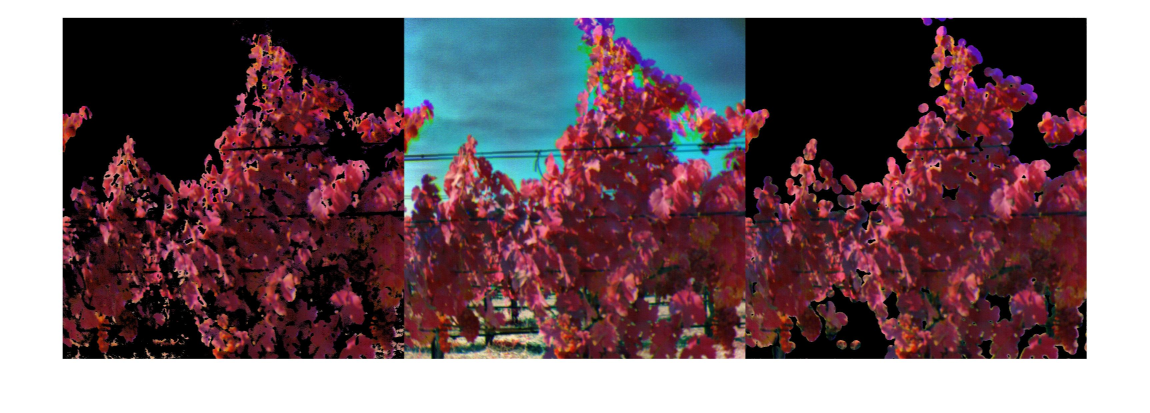
%> input picture tripodAnalysis/Segmentation Test/compare2.jpg, 3450 x 1238 px (shown at 1/3 size)
$ octave --eval "result = segmentImage(imread('../Segmentation Test/compare2.jpg'));"   (GNU Octave 9; MATLAB toolbox functions it lacks are replaced by stand-ins)
%> lines starting %> are read from the running program, lines starting %| are printed output that depends on the picture; in (x1, y1, x2, y2) boxes, pixels count from 0 and x2, y2 are one past the last pixel; in counts of white or black regions, pixels touching at a corner belong together; the program's own positions count from 1
function [BW,maskedImage] = segmentImage(RGB)
%segmentImage Segment image using auto-generated code from imageSegmenter app
%  [BW,MASKEDIMAGE] = segmentImage(RGB) segments image RGB using
%  auto-generated code from the imageSegmenter app. The final segmentation
%  is returned in BW, and a masked image is returned in MASKEDIMAGE.

% Auto-generated by imageSegmenter app on 17-Jul-2021
%----------------------------------------------------


% Convert RGB image into L*a*b* color space.
X = rgb2lab(RGB);
%> X: size 1238x3450x3 double; mean of channels 1, 2, 3 42.8, 11.3, 2.4

% Auto clustering
s = rng;
rng('default');
L = imsegkmeans(single(X),2,'NumAttempts',2);
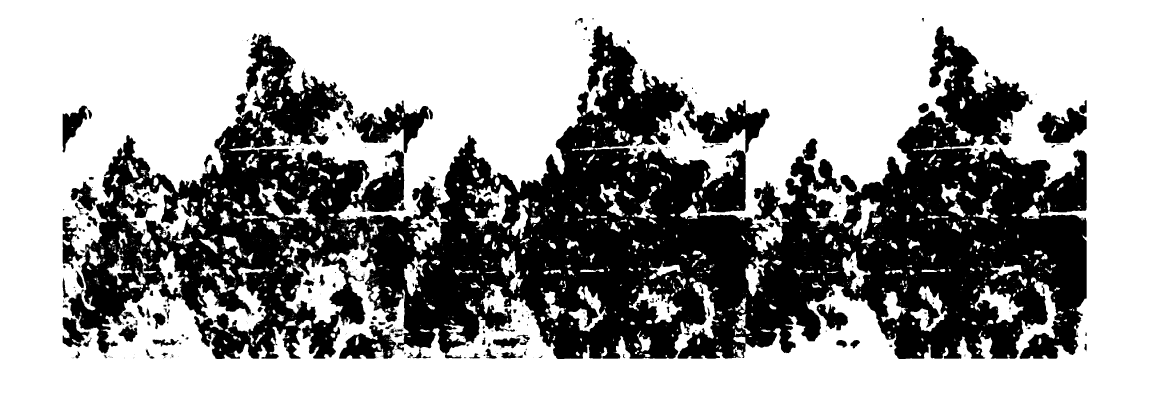
%> L: size 1238x3450 uint8 (shown at 1/3 size); values 1 (black) and 2 (white), 63.6% white; 619 black regions (458 under 20 px), largest, box (x1, y1, x2, y2) and area: (188, 77, 3260, 1077) 1476322, (2049, 299, 2309, 461) 17558, (3112, 323, 3260, 431) 9950
rng(s);
BW = L == 2;

% Close mask with disk
radius = 12;
decomposition = 0;
se = strel('disk', radius, decomposition);
BW = imclose(BW, se);
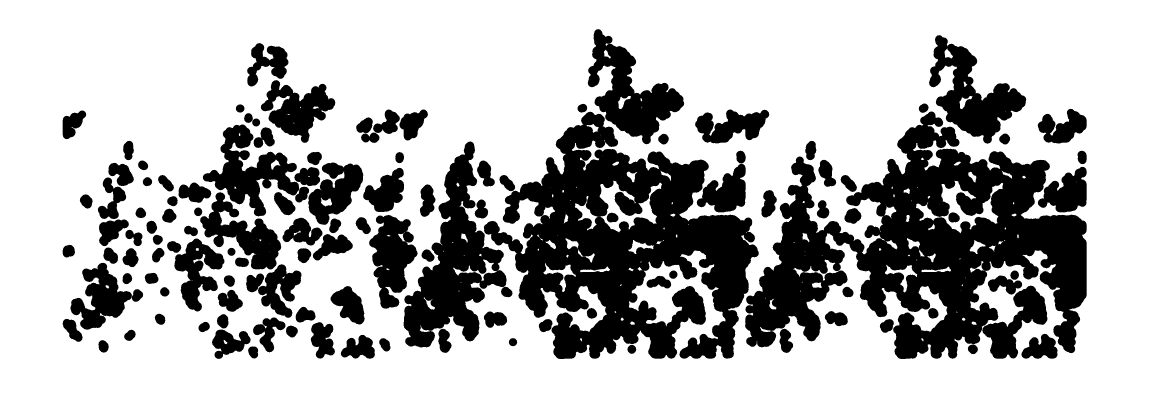
%> BW: size 1238x3450 logical (shown at 1/3 size); 71.1% white; 119 black regions, largest, box (x1, y1, x2, y2) and area: (2235, 334, 3260, 1077) 345142, (1451, 335, 2277, 1077) 302687, (1211, 424, 1520, 1043) 78950

% convert condition
target = [800 200];
%> (the run ends here)

$ run again, on tripodAnalysis/Segmentation Test/compare4.jpg
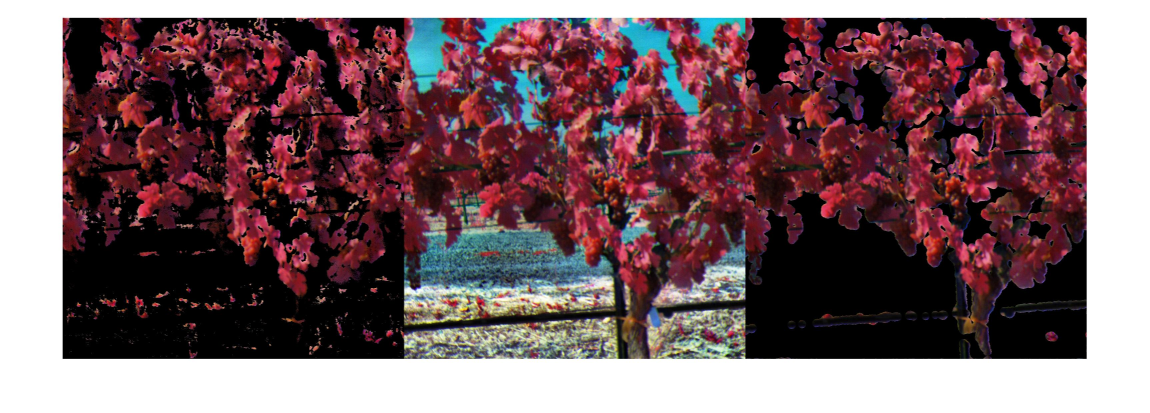
%> input picture tripodAnalysis/Segmentation Test/compare4.jpg, 3450 x 1238 px (shown at 1/3 size)
%> X: size 1238x3450x3 double; mean of channels 1, 2, 3 42.4, 11.4, 3.3
%> in segmentImage, `L = imsegkmeans(single(X),2,'NumAttempts',2);`:
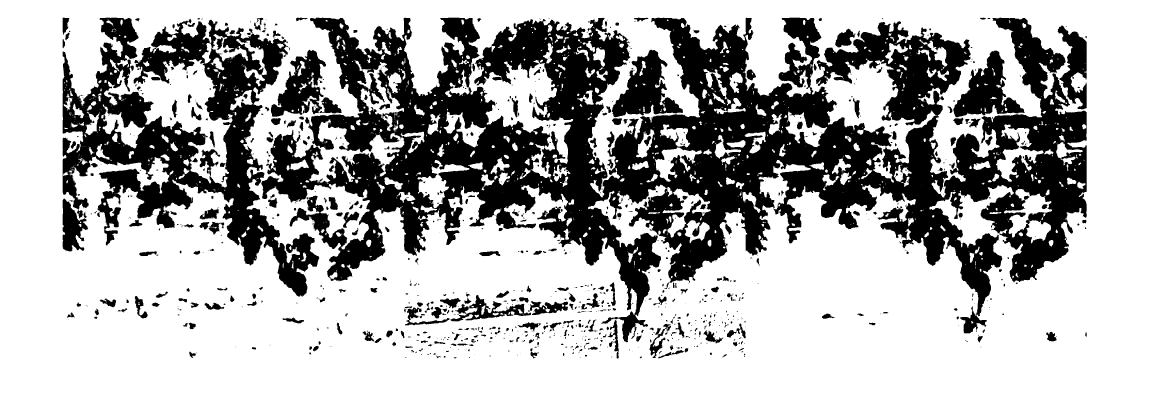
%> L: size 1238x3450 uint8 (shown at 1/3 size); values 1 (black) and 2 (white), 69.3% white; 1186 black regions (733 under 20 px), largest, box (x1, y1, x2, y2) and area: (784, 53, 3260, 1027) 942247, (188, 53, 958, 891) 215336, (1836, 149, 2049, 352) 20770
%> in segmentImage, `BW = imclose(BW, se);`:
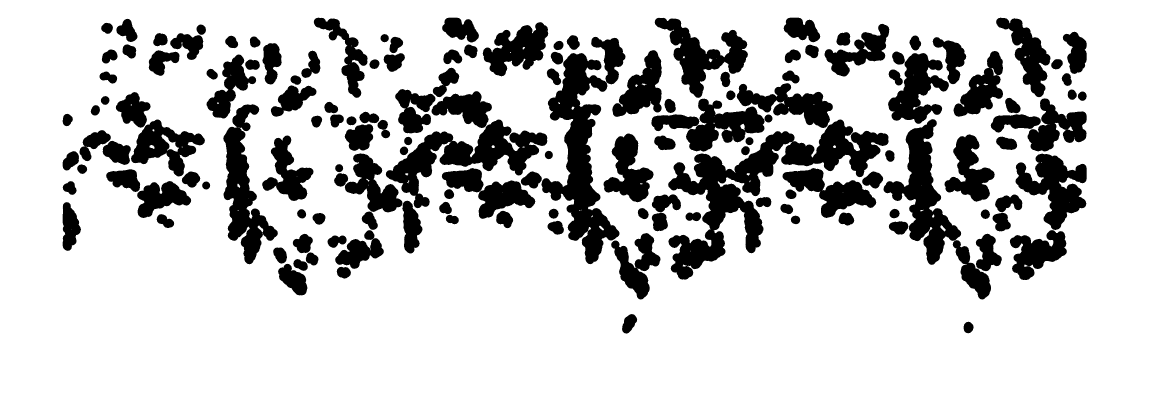
%> BW: size 1238x3450 logical (shown at 1/3 size); 79.3% white; 151 black regions, largest, box (x1, y1, x2, y2) and area: (2004, 358, 2666, 839) 84852, (1624, 159, 1859, 793) 57311, (1157, 358, 1642, 625) 42274

$ run again, on tripodAnalysis/Segmentation Test/compare5.jpg
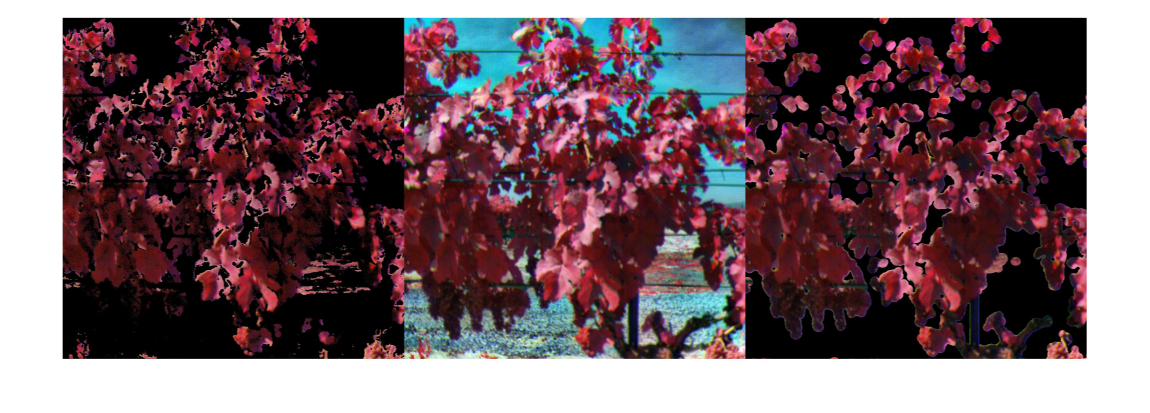
%> input picture tripodAnalysis/Segmentation Test/compare5.jpg, 3450 x 1238 px (shown at 1/3 size)
%> X: size 1238x3450x3 double; mean of channels 1, 2, 3 42.3, 11.4, 2.1
%> in segmentImage, `L = imsegkmeans(single(X),2,'NumAttempts',2);`:
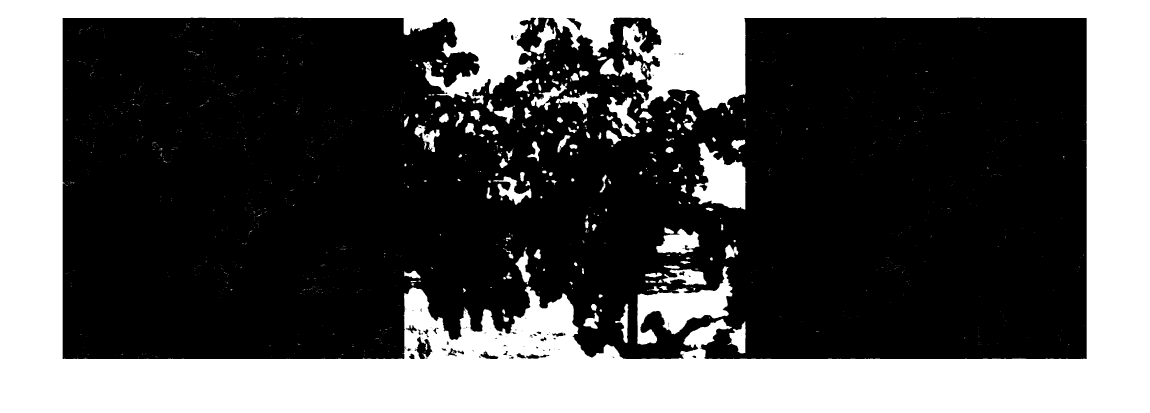
%> L: size 1238x3450 uint8 (shown at 1/3 size); values 1 (black) and 2 (white), 33.9% white; 1349 white regions (1154 under 20 px), largest, box (x1, y1, x2, y2) and area: (0, 0, 3450, 1238) 1333513, (1912, 798, 2198, 1034) 26415, (2075, 428, 2237, 629) 19022
%> in segmentImage, `BW = imclose(BW, se);`:
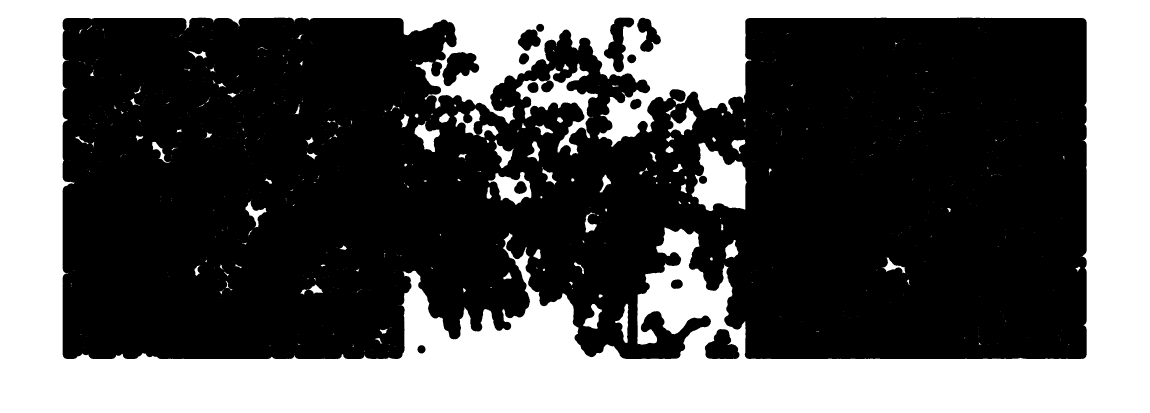
%> BW: size 1238x3450 logical (shown at 1/3 size); 35.7% white; 659 white regions (535 under 20 px), largest, box (x1, y1, x2, y2) and area: (0, 0, 3450, 1238) 1443234, (2074, 428, 2241, 633) 20976, (1548, 191, 1793, 467) 16852
